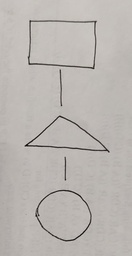
#> input picture img/test4.jpg, 132 x 256 px, shrunk from 503 x 977 before the run, found by its file name
$ python test1.py
#> lines starting #> are read from the running program, lines starting #| are printed output that depends on the picture; after the words box and inside, x2 and y2 are one past the last pixel; in counts of white or black regions, pixels touching at a corner belong together
import cv2
import numpy as np
from scipy.spatial import KDTree
import math

# Parameters
DIST_THRESHOLD = 20  # max distance to consider two endpoints connected
ANGLE_THRESHOLD = 100  # max angle allowed between connected lines

# Load and preprocess image
image = cv2.imread("test4.jpg")
#> image is the input picture: shape (256, 132, 3); mean B, G, R 177.8, 181.8, 186.5
blur = cv2.GaussianBlur(image, (7, 7), 1)
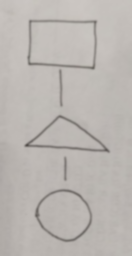
#> blur: shape (256, 132, 3); mean B, G, R 177.8, 181.8, 186.5
gray = cv2.cvtColor(blur, cv2.COLOR_BGR2GRAY)
canny = cv2.Canny(gray, 50, 150)
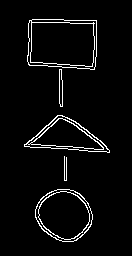
#> canny: shape (256, 132); 4.1% white in thin lines or dots, all inside (x1, y1, x2, y2) = (24, 19, 110, 242)

# Dilate to strengthen edges
kernel = np.ones((3, 3), np.uint8)
dilated = cv2.dilate(canny, kernel, iterations=1)
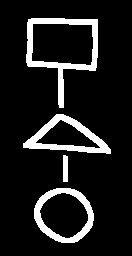
#> dilated: shape (256, 132); 11.2% white; 4 white regions, box (x1, y1, x2, y2) and area: (26, 18, 98, 108) 1486, (23, 114, 111, 154) 1144, (34, 188, 94, 243) 1034, (63, 155, 68, 182) 133

# Hough Line Detection
lines_p = cv2.HoughLinesP(dilated, 1, np.pi / 180, threshold=80, minLineLength=30, maxLineGap=10)
#> lines_p = 15 rows, first 6: [58, 63, 62, 120], [94, 70, 97, 19], [64, 145, 67, 193], [23, 143, 110, 152], [87, 232, 88, 201], [62, 63, 63, 120]

if lines_p is None:
    print("No lines detected")
    exit()

# Structure to hold endpoints
line_segments = []
points = []

for line in lines_p:
    x1, y1, x2, y2 = line[0]
    pt1, pt2 = (x1, y1), (x2, y2)
    line_segments.append({'start': pt1, 'end': pt2})
    points.append(pt1)
    points.append(pt2)
#> this loop made 15 passes
#> (x1, y1, x2, y2) on passes 1 to 12: (58, 63, 62, 120), (94, 70, 97, 19), (64, 145, 67, 193), (23, 143, 110, 152), (87, 232, 88, 201), (62, 63, 63, 120), (63, 145, 66, 193), (28, 19, 30, 66), (93, 70, 94, 19), (29, 19, 32, 66), (25, 143, 107, 151), (94, 64, 94, 26)
#> after the loop, line_segments = 15 items; points = 30 pairs, first value 23 to 110, second value 19 to 232

# Build KDTree for fast nearest-neighbor search
tree = KDTree(points)

# Build a graph (dictionary of point -> list of connected points with line index)
graph = {pt: [] for pt in points}
#> graph = 30 items

for idx, seg in enumerate(line_segments):
    for endpoint in [seg['start'], seg['end']]:
        nearby = tree.query_ball_point(endpoint, DIST_THRESHOLD)
        for i in nearby:
            neighbor = points[i]
            if neighbor != endpoint:
                graph[endpoint].append((neighbor, idx))
#> this loop made 15 passes

# Helper to compute angle between two vectors
def angle_between(v1, v2):
    unit1 = v1 / np.linalg.norm(v1)
    unit2 = v2 / np.linalg.norm(v2)
    dot_product = np.clip(np.dot(unit1, unit2), -1.0, 1.0)
    angle = np.arccos(dot_product)
    return np.degrees(angle)

# DFS to detect loops
visited_paths = set()
loops = []

def dfs(current, path, visited_edges):
    if len(path) > 2 and current == path[0]:
        loops.append(path.copy())
        return

    for neighbor, idx in graph.get(current, []):
        edge_key = tuple(sorted((current, neighbor)))
        if edge_key in visited_edges:
            continue

        # Angle check (only if path has at least two segments)
        if len(path) >= 2:
            prev_vec = np.array(path[-1]) - np.array(path[-2])
            curr_vec = np.array(neighbor) - np.array(current)
            ang = angle_between(prev_vec, curr_vec)
            if ang > ANGLE_THRESHOLD:
                continue

        visited_edges.add(edge_key)
        path.append(neighbor)
        dfs(neighbor, path, visited_edges)
        path.pop()
        visited_edges.remove(edge_key)

# Run DFS from all points
for pt in graph:
    dfs(pt, [pt], set())
#> this loop made 30 passes

# Filter unique loops (by set of points)
unique_loops = []
seen = []

def points_match(a, b):
    return set(a) == set(b)

for loop in loops:
    found = any(points_match(loop, s) for s in seen)
    if not found:
        seen.append(loop)
        unique_loops.append(loop)

# Draw the cleaned polygons
output = image.copy()

for loop in unique_loops:
    pts = np.array(loop, np.int32).reshape((-1, 1, 2))
    cv2.polylines(output, [pts], isClosed=True, color=(0, 255, 0), thickness=2)
    cv2.putText(output, f"{len(loop)}-sided", tuple(pts[0][0]), cv2.FONT_HERSHEY_SIMPLEX, 0.5, (255, 0, 255), 1)
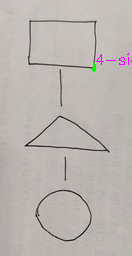
#> output: shape (256, 132, 3); 0.29% of pixels changed, all inside (x1, y1, x2, y2) = (92, 53, 132, 72)

# Show results
cv2.imshow("Cleaned Polygons", output)
cv2.waitKey(0)
cv2.destroyAllWindows()

$ run again, with img/test2.jpg copied over img/test4.jpg
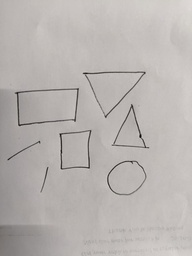
#> input picture img/test2.jpg, 192 x 256 px, shrunk from 960 x 1280 before the run, found by its file name
#> image is the input picture: shape (256, 192, 3); mean B, G, R 176.7, 179.6, 184.5
#> `canny = cv2.Canny(gray, 50, 150)`:
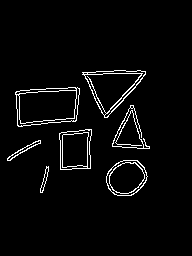
#> canny: shape (256, 192); 3.4% white in thin lines or dots, all inside (x1, y1, x2, y2) = (7, 70, 150, 196)
#> dilated: shape (256, 192); 9.4% white; 7 white regions, largest, box (x1, y1, x2, y2) and area: (14, 86, 81, 128) 1039, (81, 69, 147, 119) 1028, (111, 104, 151, 150) 714
#> lines_p = 13 rows, first 6: [87, 134, 146, 75], [102, 114, 146, 70], [105, 118, 141, 82], [116, 130, 146, 182], [103, 115, 141, 79], [117, 129, 147, 177]
#> the loop `for line in lines_p:` made 13 passes
#> after the loop `for line in lines_p:`: line_segments = 13 items; points = 26 pairs, first value 8 to 150, second value 70 to 182
#> graph = 26 items
#> the loop `for idx, seg in enumerate(line_segments):` made 13 passes
#> the loop `for pt in graph:` made 26 passes
#> after the loop `for loop in unique_loops:`:
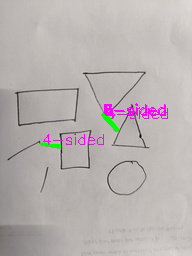
#> output: shape (256, 192, 3); 1.51% of pixels changed, all inside (x1, y1, x2, y2) = (40, 103, 168, 149)

$ run again, with img/test5.jpg copied over img/test4.jpg
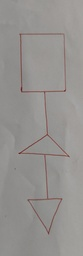
#> input picture img/test5.jpg, 83 x 256 px, shrunk from 356 x 1100 before the run, found by its file name
#> image is the input picture: shape (256, 83, 3); mean B, G, R 144.3, 146.8, 149.4
#> `canny = cv2.Canny(gray, 50, 150)`:
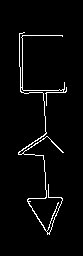
#> canny: shape (256, 83); 3.1% white in thin lines or dots, all inside (x1, y1, x2, y2) = (18, 32, 67, 235)
#> `dilated = cv2.dilate(canny, kernel, iterations=1)`:
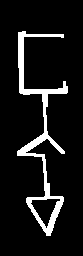
#> dilated: shape (256, 83); 9.1% white; 1 white region, box (x1, y1, x2, y2) and area: (17, 31, 68, 236) 1944
#> lines_p = [[45, 199, 45, 159], [45, 139, 46, 89], [44, 140, 44, 89], [37, 137, 49, 198], [18, 32, 23, 94], [20, 32, 24, 94], [43, 154, 44, 199]]
#> the loop `for line in lines_p:` made 7 passes
#> after the loop `for line in lines_p:`: line_segments = 7 items; points = [(45, 199), (45, 159), (45, 139), (46, 89), (44, 140), (44, 89), (37, 137), (49, 198), (18, 32), (23, 94), (20, 32), (24, 94), (43, 154), (44, 199)]
#> graph = 14 items
#> the loop `for idx, seg in enumerate(line_segments):` made 7 passes
#> the loop `for pt in graph:` made 14 passes
